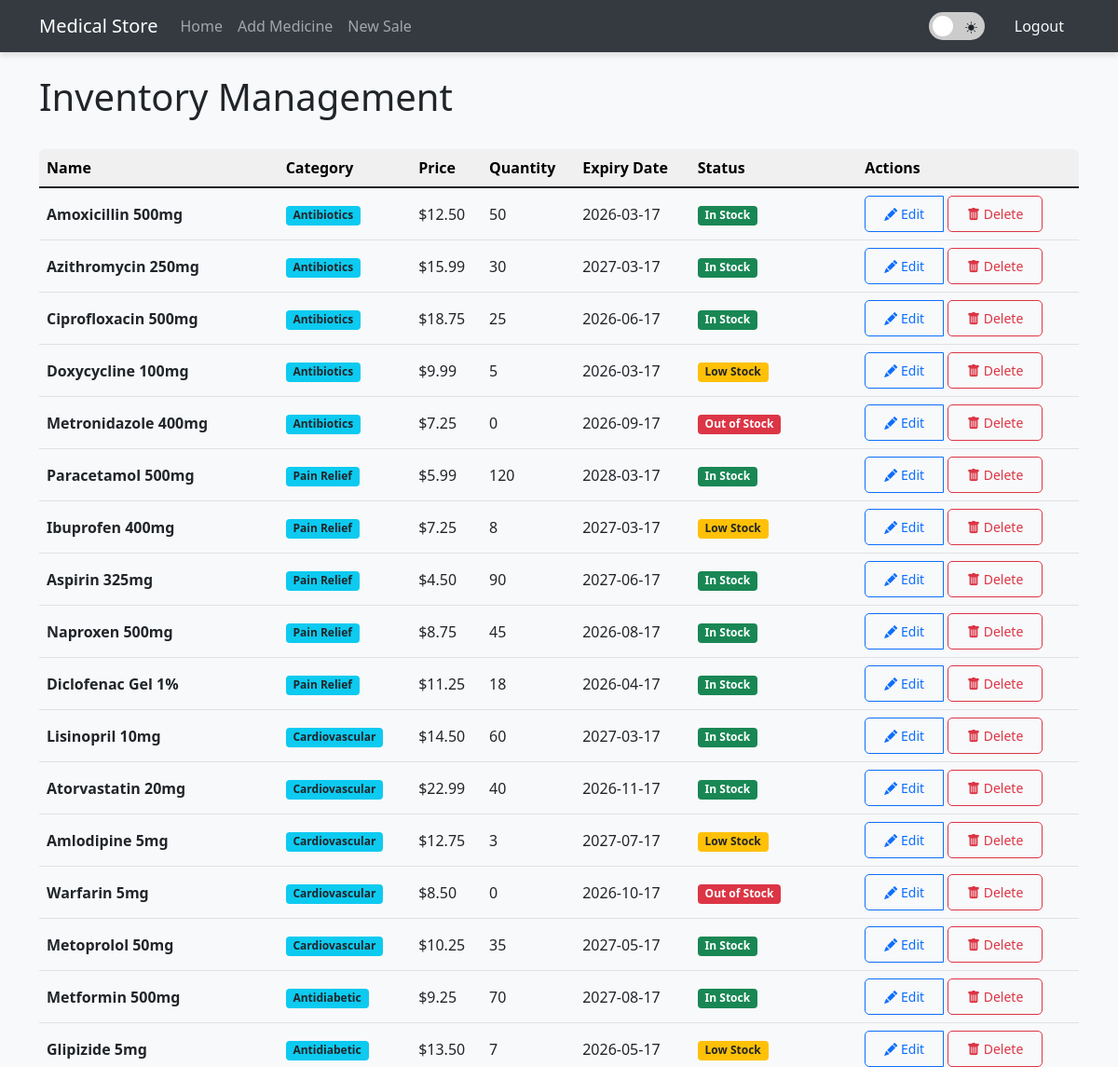
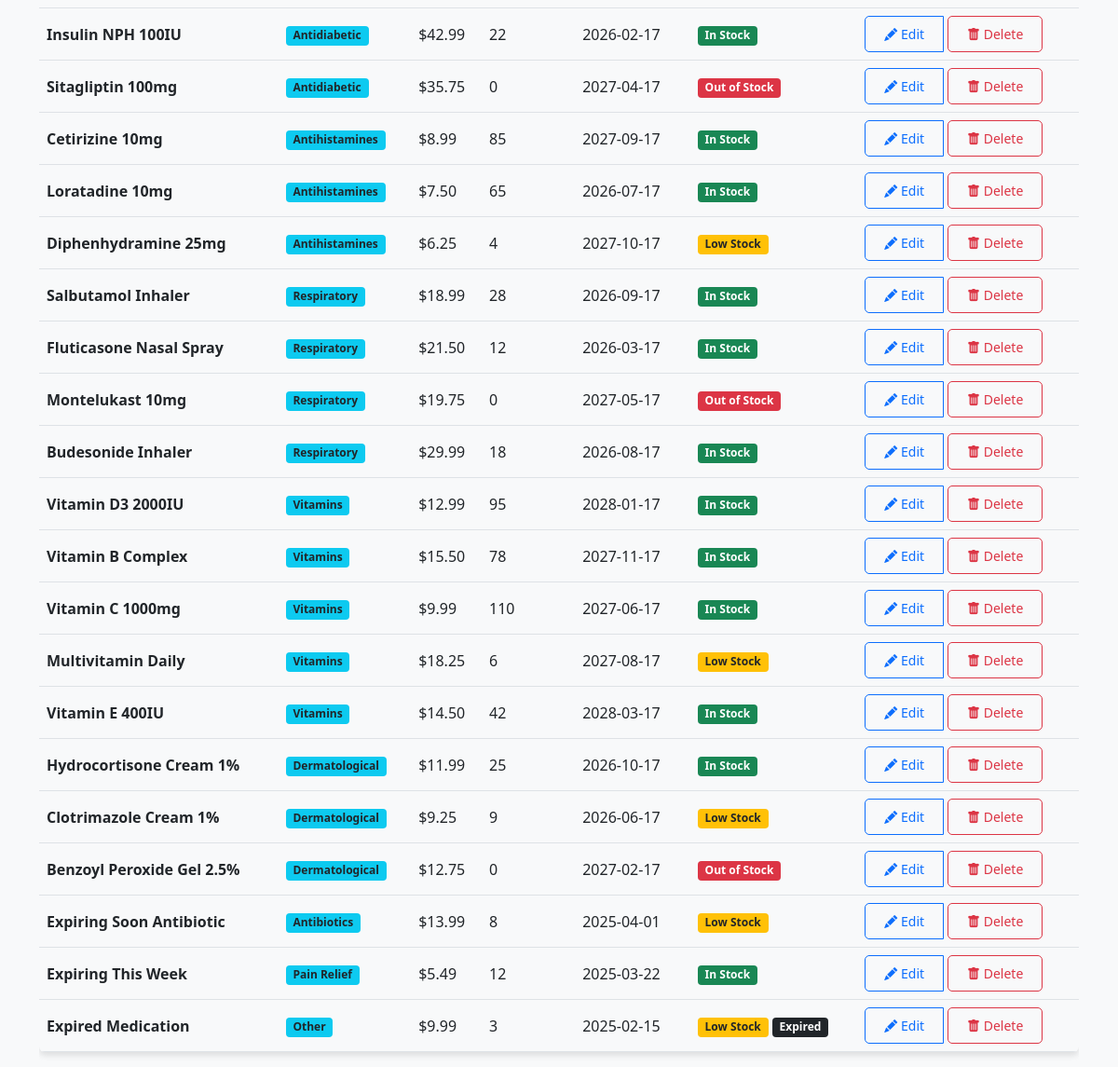
Page /inventory (signed in) on the committed database (2 pictures, top to bottom).
### app.py (models this page shows, shortened)
class Medicine(db.Model):
    id = db.Column(db.Integer, primary_key=True)
    name = db.Column(db.String(100), nullable=False)
    category = db.Column(db.String(50), nullable=False)
    price = db.Column(db.Float, nullable=False)
    quantity = db.Column(db.Integer, nullable=False)
    min_stock_level = db.Column(db.Integer, default=10)
    expiry_date = db.Column(db.Date, nullable=False)
    created_at = db.Column(db.DateTime, default=datetime.utcnow)
    updated_at = db.Column(db.DateTime, default=datetime.utcnow, onupdate=datetime.utcnow)

### app.py (the view)
@app.route('/index')
@app.route('/inventory')
@login_required
def index():
    medicines = Medicine.query.all()
    now = datetime.now().date()
    well_stocked_count = 0
    low_stock_count = 0
    out_of_stock_count = 0
    for medicine in medicines:
        if medicine.quantity <= 0:
            out_of_stock_count += 1
        elif medicine.quantity < medicine.min_stock_level:
            low_stock_count += 1
        else:
            well_stocked_count += 1
    total_inventory_value = sum(medicine.quantity * medicine.price for medicine in medicines)
    return render_template('index.html',
                          medicines=medicines,
                          now=now,
                          well_stocked_count=well_stocked_count,
                          low_stock_count=low_stock_count,
                          out_of_stock_count=out_of_stock_count,
                          total_inventory_value=total_inventory_value)

### app.py (called while the page is built)
@login_manager.user_loader
def load_user(user_id):
    return User.query.get(int(user_id))

@app.before_request
def auto_check_stock():
    global last_check
    if (datetime.now() - last_check).total_seconds() > 3600:  # 3600 seconds = 1 hour
        if request.endpoint in ['index', 'stock_levels', 'inventory_status_report']:
            check_stock_and_notify()
            last_check = datetime.now()

@app.context_processor
def inject_medicines():
    if current_user.is_authenticated:
        if current_user.role == 'store_manager':
            check_stock_and_notify()
        medicines = Medicine.query.all()
        low_stock_count = 0
        out_of_stock_count = 0
        for medicine in medicines:
            if medicine.quantity <= 0:
                out_of_stock_count += 1
            elif medicine.quantity < medicine.min_stock_level:
                low_stock_count += 1
        return {
            'medicines': medicines,
            'low_stock_count': low_stock_count,
            'out_of_stock_count': out_of_stock_count,
            'notification_count': low_stock_count + out_of_stock_count
        }
    return {'medicines': [], 'low_stock_count': 0, 'out_of_stock_count': 0, 'notification_count': 0}

    @property
    def role(self):
        return self.user_type

### templates/index.html (shortened to what this page needs)
{% extends 'base.html' %}
{% block content %}
<div class="d-flex justify-content-between align-items-center mb-4">
    <h1>Inventory Management</h1>
</div>
<div class="table-container">
    <table class="table table-hover align-middle">
        <thead class="table-light">
            <tr>
                <th>Name</th>
                <th>Category</th>
                <th>Price</th>
                <th>Quantity</th>
                <th>Expiry Date</th>
                <th>Status</th>
                {% if current_user.role == 'pharmacist' %}
                <th>Actions</th>
                {% endif %}
            </tr>
        </thead>
        <tbody>
            {% for medicine in medicines %}
            <tr>
                <td><strong>{{ medicine.name }}</strong></td>
                <td><span class="badge bg-info text-dark">{{ medicine.category }}</span></td>
                <td>${{ "%.2f"|format(medicine.price) }}</td>
                <td>{{ medicine.quantity }}</td>
                <td>{{ medicine.expiry_date.strftime('%Y-%m-%d') }}</td>
                <td>
                    {% if medicine.quantity <= 0 %}
                    <span class="badge bg-danger">Out of Stock</span>
                    {% elif medicine.quantity < medicine.min_stock_level %}
                    <span class="badge bg-warning text-dark">Low Stock</span>
                    {% else %}
                    <span class="badge bg-success">In Stock</span>
                    {% endif %}
                    {% if medicine.expiry_date < now %}
                    <span class="badge bg-dark">Expired</span>
                    {% endif %}
                </td>
                {% if current_user.role == 'pharmacist' %}
                <td>
                    <div class="btn-group">
                        <a href="{{ url_for('update_medicine', id=medicine.id) }}" class="btn btn-sm btn-outline-primary">
                            <i class="bi bi-pencil-fill"></i> Edit
                        </a>
                        <form action="{{ url_for('delete_medicine_direct', id=medicine.id) }}" method="POST" class="ms-1">
                            <button type="submit" class="btn btn-sm btn-outline-danger"
                                    onclick="return confirm('Are you sure you want to delete {{ medicine.name }}?')">
                                <i class="bi bi-trash-fill"></i> Delete
                            </button>
                        </form>
                    </div>
                </td>
                {% endif %}
            </tr>
            {% endfor %}
        </tbody>
    </table>
</div>
{% endblock %}

### templates/base.html (shortened to what this page needs)
<!DOCTYPE html>
<html lang="en">
<head>
    <link href="https://cdn.jsdelivr.net/npm/bootstrap@5.1.3/dist/css/bootstrap.min.css" rel="stylesheet">
    <link rel="stylesheet" href="https://cdn.jsdelivr.net/npm/bootstrap-icons@1.8.1/font/bootstrap-icons.css">
</head>
<body>
    <nav class="navbar navbar-expand-lg navbar-dark bg-dark">
        <div class="container">
            <a class="navbar-brand" href="{{ url_for('index') }}">Medical Store</a>
            <div class="collapse navbar-collapse" id="navbarSupportedContent">
                <ul class="navbar-nav me-auto">
                    <li class="nav-item active">
                        <a class="nav-link" href="/">Home</a>
                    </li>
                    {% if current_user.is_authenticated %}
                        {% if current_user.role == 'pharmacist' %}
                            <li class="nav-item">
                                <a class="nav-link" href="{{ url_for('add_medicine') }}">Add Medicine</a>
                            </li>
                            <li class="nav-item">
                                <a class="nav-link" href="{{ url_for('create_sale') }}">New Sale</a>
                            </li>
                        {% endif %}
                    {% endif %}
                </ul>
                {% if current_user.is_authenticated %}
                <div class="d-flex align-items-center">
                    <div class="d-flex align-items-center me-3">
                        <label class="theme-switch" title="Toggle dark/light mode">
                            <span class="slider">
                                <i class="bi bi-moon-stars-fill text-white position-absolute"
                                   style="left: 8px; top: 7px; font-size: 0.8rem;"></i>
                                <i class="bi bi-brightness-high-fill text-dark position-absolute"
                                   style="right: 8px; top: 7px; font-size: 0.8rem;"></i>
                            </span>
                        </label>
                    </div>
                    <div>
                        <a class="nav-link text-light" href="{{ url_for('logout') }}">Logout</a>
                    </div>
                </div>
                {% else %}
                    <div>
                        <a class="nav-link text-light" href="{{ url_for('login') }}">Login</a>
                    </div>
                {% endif %}
            </div>
        </div>
    </nav>
    <div class="container mt-4">
        {% block content %}{% endblock %}
    </div>
</body>
</html>

### templates/base.html (style rules this page uses)
:root { --bg-main: #f8f9fa; --bg-card: #ffffff; --text-color: #212529; --border-color: #dee2e6; --nav-bg: #343a40; --link-color: #007bff; --hover-bg: #f0f0f0; --transition: all 0.3s ease; --shadow: 0 4px 6px rgba(0, 0, 0, 0.1); --chart-grid: rgba(0, 0, 0, 0.1); }
body { background-color: var(--bg-main); color: var(--text-color); transition: var(--transition); }
.navbar { background-color: var(--nav-bg) !important; box-shadow: var(--shadow); }
.table { color: var(--text-color); border-color: var(--border-color); }
.fade-in { animation: fadeIn 0.5s ease-in-out; }
.theme-switch { position: relative; display: inline-block; width: 60px; height: 30px; }
.slider { position: absolute; cursor: pointer; top: 0; left: 0; right: 0; bottom: 0; background-color: #ccc; transition: .4s; border-radius: 34px; }
.slider:before { position: absolute; content: ""; height: 22px; width: 22px; left: 4px; bottom: 4px; background-color: white; transition: .4s; border-radius: 50%; }
.table { border-radius: 8px; overflow: hidden; box-shadow: var(--shadow); }
.table thead th { border-top: none; background-color: var(--hover-bg); position: sticky; top: 0; z-index: 10; }
.btn { transition: all 0.3s ease; border-radius: 5px; padding: 0.5rem 1.25rem; }
.table { border-radius: 0.375rem; overflow: hidden; box-shadow: var(--shadow); }
.table thead { position: sticky; top: 0; z-index: 5; }
.table-container { border-radius: 0.375rem; overflow: hidden; }

### rows in the picture
Medicine: name "Amoxicillin 500mg", category "Antibiotics", price "12.50", quantity "50", expiry_date "2026-03-17", min_stock_level "In Stock"
Medicine: name "Azithromycin 250mg", category "Antibiotics", price "15.99", quantity "30", expiry_date "2027-03-17", min_stock_level "In Stock"
Medicine: name "Ciprofloxacin 500mg", category "Antibiotics", price "18.75", quantity "25", expiry_date "2026-06-17", min_stock_level "In Stock"
Medicine: name "Doxycycline 100mg", category "Antibiotics", price "9.99", quantity "5", expiry_date "2026-03-17", min_stock_level "Low Stock"
Medicine: name "Metronidazole 400mg", category "Antibiotics", price "7.25", quantity "0", expiry_date "2026-09-17", shows "Out of Stock"
Medicine: name "Paracetamol 500mg", category "Pain Relief", price "5.99", quantity "120", expiry_date "2028-03-17", min_stock_level "In Stock"
Medicine: name "Ibuprofen 400mg", category "Pain Relief", price "7.25", quantity "8", expiry_date "2027-03-17", min_stock_level "Low Stock"
Medicine: name "Aspirin 325mg", category "Pain Relief", price "4.50", quantity "90", expiry_date "2027-06-17", min_stock_level "In Stock"
Medicine: name "Naproxen 500mg", category "Pain Relief", price "8.75", quantity "45", expiry_date "2026-08-17", min_stock_level "In Stock"
Medicine: name "Diclofenac Gel 1%", category "Pain Relief", price "11.25", quantity "18", expiry_date "2026-04-17", min_stock_level "In Stock"
Medicine: name "Lisinopril 10mg", category "Cardiovascular", price "14.50", quantity "60", expiry_date "2027-03-17", min_stock_level "In Stock"
Medicine: name "Atorvastatin 20mg", category "Cardiovascular", price "22.99", quantity "40", expiry_date "2026-11-17", min_stock_level "In Stock"
Medicine: name "Amlodipine 5mg", category "Cardiovascular", price "12.75", quantity "3", expiry_date "2027-07-17", min_stock_level "Low Stock"
Medicine: name "Warfarin 5mg", category "Cardiovascular", price "8.50", quantity "0", expiry_date "2026-10-17", shows "Out of Stock"
Medicine: name "Metoprolol 50mg", category "Cardiovascular", price "10.25", quantity "35", expiry_date "2027-05-17", min_stock_level "In Stock"
Medicine: name "Metformin 500mg", category "Antidiabetic", price "9.25", quantity "70", expiry_date "2027-08-17", min_stock_level "In Stock"
Medicine: name "Glipizide 5mg", category "Antidiabetic", price "13.50", quantity "7", expiry_date "2026-05-17", min_stock_level "Low Stock"
Medicine: name "Insulin NPH 100IU", category "Antidiabetic", price "42.99", quantity "22", expiry_date "2026-02-17", min_stock_level "In Stock"
Medicine: name "Sitagliptin 100mg", category "Antidiabetic", price "35.75", quantity "0", expiry_date "2027-04-17", shows "Out of Stock"
Medicine: name "Cetirizine 10mg", category "Antihistamines", price "8.99", quantity "85", expiry_date "2027-09-17", min_stock_level "In Stock"
Medicine: name "Loratadine 10mg", category "Antihistamines", price "7.50", quantity "65", expiry_date "2026-07-17", min_stock_level "In Stock"
Medicine: name "Diphenhydramine 25mg", category "Antihistamines", price "6.25", quantity "4", expiry_date "2027-10-17", min_stock_level "Low Stock"
Medicine: name "Salbutamol Inhaler", category "Respiratory", price "18.99", quantity "28", expiry_date "2026-09-17", min_stock_level "In Stock"
Medicine: name "Fluticasone Nasal Spray", category "Respiratory", price "21.50", quantity "12", expiry_date "2026-03-17", min_stock_level "In Stock"
Medicine: name "Montelukast 10mg", category "Respiratory", price "19.75", quantity "0", expiry_date "2027-05-17", shows "Out of Stock"
Medicine: name "Budesonide Inhaler", category "Respiratory", price "29.99", quantity "18", expiry_date "2026-08-17", min_stock_level "In Stock"
Medicine: name "Vitamin D3 2000IU", category "Vitamins", price "12.99", quantity "95", expiry_date "2028-01-17", min_stock_level "In Stock"
Medicine: name "Vitamin B Complex", category "Vitamins", price "15.50", quantity "78", expiry_date "2027-11-17", min_stock_level "In Stock"
Medicine: name "Vitamin C 1000mg", category "Vitamins", price "9.99", quantity "110", expiry_date "2027-06-17", min_stock_level "In Stock"
Medicine: name "Multivitamin Daily", category "Vitamins", price "18.25", quantity "6", expiry_date "2027-08-17", min_stock_level "Low Stock"
Medicine: name "Vitamin E 400IU", category "Vitamins", price "14.50", quantity "42", expiry_date "2028-03-17", min_stock_level "In Stock"
Medicine: name "Hydrocortisone Cream 1%", category "Dermatological", price "11.99", quantity "25", expiry_date "2026-10-17", min_stock_level "In Stock"
Medicine: name "Clotrimazole Cream 1%", category "Dermatological", price "9.25", quantity "9", expiry_date "2026-06-17", min_stock_level "Low Stock"
Medicine: name "Benzoyl Peroxide Gel 2.5%", category "Dermatological", price "12.75", quantity "0", expiry_date "2027-02-17", shows "Out of Stock"
Medicine: name "Expiring Soon Antibiotic", category "Antibiotics", price "13.99", quantity "8", expiry_date "2025-04-01", min_stock_level "Low Stock"
Medicine: name "Expiring This Week", category "Pain Relief", price "5.49", quantity "12", expiry_date "2025-03-22", min_stock_level "In Stock"
Medicine: name "Expired Medication", category "Other", price "9.99", quantity "3", expiry_date "2025-02-15", min_stock_level "Low Stock"
